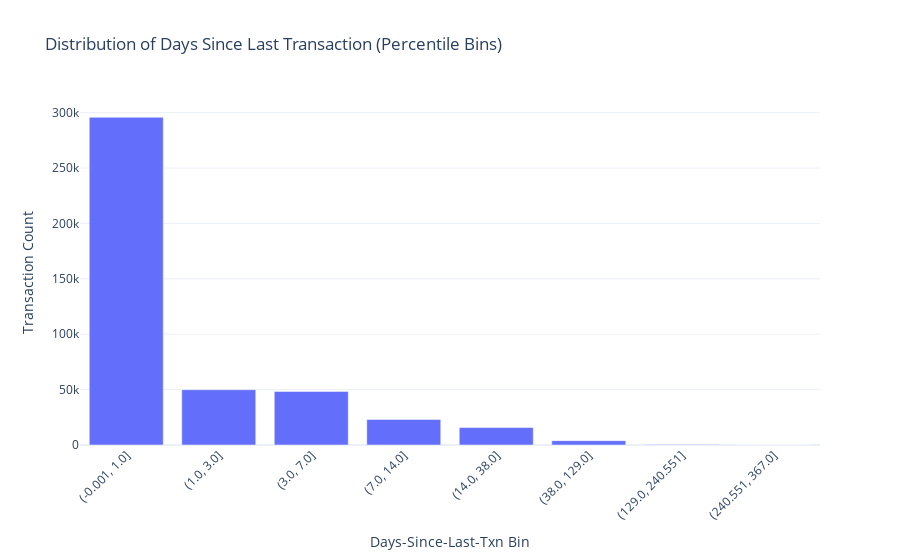

Notebook code for this chart:
### Markdown cell above
### 11. Time since last transaction

### Code cell
import pandas as pd
import plotly.express as px

# 1. Copy & prepare data
df11 = df.copy()
df11 = df11.sort_values(
    ['Cardholder Last Name', 'Cardholder First Initial', 'Transaction Date']
).reset_index(drop=True)
df11['days_since_last_txn'] = df11.groupby(
    ['Cardholder Last Name', 'Cardholder First Initial']
)['Transaction Date'].diff().dt.days

# 2. Drop NaNs (first txn per cardholder)
data = df11['days_since_last_txn'].dropna()

# 3. Define your desired quantiles
quantiles = [0, 0.01, 0.05, 0.10, 0.25, 0.50, 0.75, 0.90, 0.95, 0.99, 0.999, 0.9999, 1.0]

# 4. Bin with qcut (let it auto-label, dropping duplicate edges)
binned = pd.qcut(data, q=quantiles, duplicates='drop')

# 5. Count per bin
bin_counts = (
    binned
    .value_counts()
    .sort_index()
    .reset_index(name='count')
    .rename(columns={'index': 'percentile_bin'})
)

# 6. Convert the Interval objects to strings for plotting
bin_counts['days_since_last_txn'] = bin_counts['days_since_last_txn'].astype(str)

# 7. Plot with Plotly
fig = px.bar(
    bin_counts,
    x='days_since_last_txn',
    y='count',
    title='Distribution of Days Since Last Transaction (Percentile Bins)',
    labels={'days_since_last_txn': 'Days-Since-Last-Txn Bin', 'count': 'Transaction Count'},
    template='plotly_white'
)
fig.update_layout(xaxis_tickangle=-45)
fig.show()

### Figure 1 — Plotly figure (JSON) as saved in the notebook; plotly's stock layout.template omitted (floating-point values rounded to 4 significant figures)
{"data": [{"hovertemplate": "Days-Since-Last-Txn Bin=%{x}<br>Transaction Count=%{y}<extra></extra>", "legendgroup": "", "marker": {"color": "#636efa", "pattern": {"shape": ""}}, "name": "", "orientation": "v", "showlegend": false, "textposition": "auto", "type": "bar", "x": ["(-0.001, 1.0]", "(1.0, 3.0]", "(3.0, 7.0]", "(7.0, 14.0]", "(14.0, 38.0]", "(38.0, 129.0]", "(129.0, 240.551]", "(240.551, 367.0]"], "xaxis": "x", "y": [295799, 49906, 48390, 23059, 15753, 3908, 386, 44], "yaxis": "y"}], "layout": {"barmode": "relative", "legend": {"tracegroupgap": 0}, "title": {"text": "Distribution of Days Since Last Transaction (Percentile Bins)"}, "xaxis": {"anchor": "y", "domain": [0, 1], "tickangle": -45, "title": {"text": "Days-Since-Last-Txn Bin"}}, "yaxis": {"anchor": "x", "domain": [0, 1], "title": {"text": "Transaction Count"}}}}
